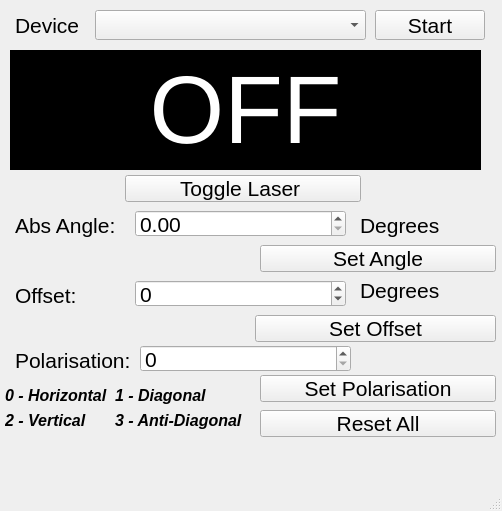
<?xml version="1.0" encoding="UTF-8"?>
<ui version="4.0">
 <class>main_window</class>
 <widget class="QMainWindow" name="main_window">
  <property name="geometry">
   <rect>
    <x>0</x>
    <y>0</y>
    <width>502</width>
    <height>511</height>
   </rect>
  </property>
  <property name="font">
   <font>
    <family>Arial</family>
    <pointsize>16</pointsize>
   </font>
  </property>
  <property name="windowTitle">
   <string>Cute Sender</string>
  </property>
  <property name="windowIcon">
   <iconset>
    <normaloff>icon.png</normaloff>icon.png</iconset>
  </property>
  <property name="autoFillBackground">
   <bool>false</bool>
  </property>
  <widget class="QWidget" name="centralwidget">
   <widget class="QPushButton" name="buttonStart">
    <property name="geometry">
     <rect>
      <x>375</x>
      <y>10</y>
      <width>110</width>
      <height>30</height>
     </rect>
    </property>
    <property name="sizePolicy">
     <sizepolicy hsizetype="Minimum" vsizetype="Fixed">
      <horstretch>0</horstretch>
      <verstretch>0</verstretch>
     </sizepolicy>
    </property>
    <property name="font">
     <font>
      <family>Arial</family>
      <pointsize>16</pointsize>
     </font>
    </property>
    <property name="text">
     <string>Start</string>
    </property>
   </widget>
   <widget class="QComboBox" name="deviceBox">
    <property name="geometry">
     <rect>
      <x>95</x>
      <y>10</y>
      <width>271</width>
      <height>30</height>
     </rect>
    </property>
    <property name="sizePolicy">
     <sizepolicy hsizetype="Fixed" vsizetype="Fixed">
      <horstretch>0</horstretch>
      <verstretch>0</verstretch>
     </sizepolicy>
    </property>
    <property name="font">
     <font>
      <family>Arial</family>
      <pointsize>16</pointsize>
     </font>
    </property>
    <property name="editable">
     <bool>false</bool>
    </property>
    <property name="maxCount">
     <number>100</number>
    </property>
    <property name="sizeAdjustPolicy">
     <enum>QComboBox::AdjustToMinimumContentsLengthWithIcon</enum>
    </property>
    <property name="minimumContentsLength">
     <number>300</number>
    </property>
   </widget>
   <widget class="QLabel" name="deviceName">
    <property name="geometry">
     <rect>
      <x>15</x>
      <y>10</y>
      <width>66</width>
      <height>30</height>
     </rect>
    </property>
    <property name="font">
     <font>
      <family>Arial</family>
      <pointsize>16</pointsize>
      <weight>50</weight>
      <italic>false</italic>
      <bold>false</bold>
     </font>
    </property>
    <property name="text">
     <string>Device</string>
    </property>
   </widget>
   <widget class="QLabel" name="labelPower">
    <property name="geometry">
     <rect>
      <x>10</x>
      <y>50</y>
      <width>471</width>
      <height>120</height>
     </rect>
    </property>
    <property name="palette">
     <palette>
      <active>
       <colorrole role="WindowText">
        <brush brushstyle="SolidPattern">
         <color alpha="255">
          <red>255</red>
          <green>255</green>
          <blue>255</blue>
         </color>
        </brush>
       </colorrole>
       <colorrole role="Button">
        <brush brushstyle="SolidPattern">
         <color alpha="255">
          <red>0</red>
          <green>0</green>
          <blue>0</blue>
         </color>
        </brush>
       </colorrole>
       <colorrole role="Light">
        <brush brushstyle="SolidPattern">
         <color alpha="255">
          <red>0</red>
          <green>0</green>
          <blue>0</blue>
         </color>
        </brush>
       </colorrole>
       <colorrole role="Midlight">
        <brush brushstyle="SolidPattern">
         <color alpha="255">
          <red>0</red>
          <green>0</green>
          <blue>0</blue>
         </color>
        </brush>
       </colorrole>
       <colorrole role="Dark">
        <brush brushstyle="SolidPattern">
         <color alpha="255">
          <red>0</red>
          <green>0</green>
          <blue>0</blue>
         </color>
        </brush>
       </colorrole>
       <colorrole role="Mid">
        <brush brushstyle="SolidPattern">
         <color alpha="255">
          <red>0</red>
          <green>0</green>
          <blue>0</blue>
         </color>
        </brush>
       </colorrole>
       <colorrole role="Text">
        <brush brushstyle="SolidPattern">
         <color alpha="255">
          <red>255</red>
          <green>255</green>
          <blue>255</blue>
         </color>
        </brush>
       </colorrole>
       <colorrole role="BrightText">
        <brush brushstyle="SolidPattern">
         <color alpha="255">
          <red>255</red>
          <green>255</green>
          <blue>255</blue>
         </color>
        </brush>
       </colorrole>
       <colorrole role="ButtonText">
        <brush brushstyle="SolidPattern">
         <color alpha="255">
          <red>255</red>
          <green>255</green>
          <blue>255</blue>
         </color>
        </brush>
       </colorrole>
       <colorrole role="Base">
        <brush brushstyle="SolidPattern">
         <color alpha="255">
          <red>0</red>
          <green>0</green>
          <blue>0</blue>
         </color>
        </brush>
       </colorrole>
       <colorrole role="Window">
        <brush brushstyle="SolidPattern">
         <color alpha="255">
          <red>0</red>
          <green>0</green>
          <blue>0</blue>
         </color>
        </brush>
       </colorrole>
       <colorrole role="Shadow">
        <brush brushstyle="SolidPattern">
         <color alpha="255">
          <red>0</red>
          <green>0</green>
          <blue>0</blue>
         </color>
        </brush>
       </colorrole>
       <colorrole role="AlternateBase">
        <brush brushstyle="SolidPattern">
         <color alpha="255">
          <red>0</red>
          <green>0</green>
          <blue>0</blue>
         </color>
        </brush>
       </colorrole>
       <colorrole role="ToolTipBase">
        <brush brushstyle="SolidPattern">
         <color alpha="255">
          <red>255</red>
          <green>255</green>
          <blue>220</blue>
         </color>
        </brush>
       </colorrole>
       <colorrole role="ToolTipText">
        <brush brushstyle="SolidPattern">
         <color alpha="255">
          <red>0</red>
          <green>0</green>
          <blue>0</blue>
         </color>
        </brush>
       </colorrole>
      </active>
      <inactive>
       <colorrole role="WindowText">
        <brush brushstyle="SolidPattern">
         <color alpha="255">
          <red>255</red>
          <green>255</green>
          <blue>255</blue>
         </color>
        </brush>
       </colorrole>
       <colorrole role="Button">
        <brush brushstyle="SolidPattern">
         <color alpha="255">
          <red>0</red>
          <green>0</green>
          <blue>0</blue>
         </color>
        </brush>
       </colorrole>
       <colorrole role="Light">
        <brush brushstyle="SolidPattern">
         <color alpha="255">
          <red>0</red>
          <green>0</green>
          <blue>0</blue>
         </color>
        </brush>
       </colorrole>
       <colorrole role="Midlight">
        <brush brushstyle="SolidPattern">
         <color alpha="255">
          <red>0</red>
          <green>0</green>
          <blue>0</blue>
         </color>
        </brush>
       </colorrole>
       <colorrole role="Dark">
        <brush brushstyle="SolidPattern">
         <color alpha="255">
          <red>0</red>
          <green>0</green>
          <blue>0</blue>
         </color>
        </brush>
       </colorrole>
       <colorrole role="Mid">
        <brush brushstyle="SolidPattern">
         <color alpha="255">
          <red>0</red>
          <green>0</green>
          <blue>0</blue>
         </color>
        </brush>
       </colorrole>
       <colorrole role="Text">
        <brush brushstyle="SolidPattern">
         <color alpha="255">
          <red>255</red>
          <green>255</green>
          <blue>255</blue>
         </color>
        </brush>
       </colorrole>
       <colorrole role="BrightText">
        <brush brushstyle="SolidPattern">
         <color alpha="255">
          <red>255</red>
          <green>255</green>
          <blue>255</blue>
         </color>
        </brush>
       </colorrole>
       <colorrole role="ButtonText">
        <brush brushstyle="SolidPattern">
         <color alpha="255">
          <red>255</red>
          <green>255</green>
          <blue>255</blue>
         </color>
        </brush>
       </colorrole>
       <colorrole role="Base">
        <brush brushstyle="SolidPattern">
         <color alpha="255">
          <red>0</red>
          <green>0</green>
          <blue>0</blue>
         </color>
        </brush>
       </colorrole>
       <colorrole role="Window">
        <brush brushstyle="SolidPattern">
         <color alpha="255">
          <red>0</red>
          <green>0</green>
          <blue>0</blue>
         </color>
        </brush>
       </colorrole>
       <colorrole role="Shadow">
        <brush brushstyle="SolidPattern">
         <color alpha="255">
          <red>0</red>
          <green>0</green>
          <blue>0</blue>
         </color>
        </brush>
       </colorrole>
       <colorrole role="AlternateBase">
        <brush brushstyle="SolidPattern">
         <color alpha="255">
          <red>0</red>
          <green>0</green>
          <blue>0</blue>
         </color>
        </brush>
       </colorrole>
       <colorrole role="ToolTipBase">
        <brush brushstyle="SolidPattern">
         <color alpha="255">
          <red>255</red>
          <green>255</green>
          <blue>220</blue>
         </color>
        </brush>
       </colorrole>
       <colorrole role="ToolTipText">
        <brush brushstyle="SolidPattern">
         <color alpha="255">
          <red>0</red>
          <green>0</green>
          <blue>0</blue>
         </color>
        </brush>
       </colorrole>
      </inactive>
      <disabled>
       <colorrole role="WindowText">
        <brush brushstyle="SolidPattern">
         <color alpha="255">
          <red>0</red>
          <green>0</green>
          <blue>0</blue>
         </color>
        </brush>
       </colorrole>
       <colorrole role="Button">
        <brush brushstyle="SolidPattern">
         <color alpha="255">
          <red>0</red>
          <green>0</green>
          <blue>0</blue>
         </color>
        </brush>
       </colorrole>
       <colorrole role="Light">
        <brush brushstyle="SolidPattern">
         <color alpha="255">
          <red>0</red>
          <green>0</green>
          <blue>0</blue>
         </color>
        </brush>
       </colorrole>
       <colorrole role="Midlight">
        <brush brushstyle="SolidPattern">
         <color alpha="255">
          <red>0</red>
          <green>0</green>
          <blue>0</blue>
         </color>
        </brush>
       </colorrole>
       <colorrole role="Dark">
        <brush brushstyle="SolidPattern">
         <color alpha="255">
          <red>0</red>
          <green>0</green>
          <blue>0</blue>
         </color>
        </brush>
       </colorrole>
       <colorrole role="Mid">
        <brush brushstyle="SolidPattern">
         <color alpha="255">
          <red>0</red>
          <green>0</green>
          <blue>0</blue>
         </color>
        </brush>
       </colorrole>
       <colorrole role="Text">
        <brush brushstyle="SolidPattern">
         <color alpha="255">
          <red>0</red>
          <green>0</green>
          <blue>0</blue>
         </color>
        </brush>
       </colorrole>
       <colorrole role="BrightText">
        <brush brushstyle="SolidPattern">
         <color alpha="255">
          <red>255</red>
          <green>255</green>
          <blue>255</blue>
         </color>
        </brush>
       </colorrole>
       <colorrole role="ButtonText">
        <brush brushstyle="SolidPattern">
         <color alpha="255">
          <red>0</red>
          <green>0</green>
          <blue>0</blue>
         </color>
        </brush>
       </colorrole>
       <colorrole role="Base">
        <brush brushstyle="SolidPattern">
         <color alpha="255">
          <red>0</red>
          <green>0</green>
          <blue>0</blue>
         </color>
        </brush>
       </colorrole>
       <colorrole role="Window">
        <brush brushstyle="SolidPattern">
         <color alpha="255">
          <red>0</red>
          <green>0</green>
          <blue>0</blue>
         </color>
        </brush>
       </colorrole>
       <colorrole role="Shadow">
        <brush brushstyle="SolidPattern">
         <color alpha="255">
          <red>0</red>
          <green>0</green>
          <blue>0</blue>
         </color>
        </brush>
       </colorrole>
       <colorrole role="AlternateBase">
        <brush brushstyle="SolidPattern">
         <color alpha="255">
          <red>0</red>
          <green>0</green>
          <blue>0</blue>
         </color>
        </brush>
       </colorrole>
       <colorrole role="ToolTipBase">
        <brush brushstyle="SolidPattern">
         <color alpha="255">
          <red>255</red>
          <green>255</green>
          <blue>220</blue>
         </color>
        </brush>
       </colorrole>
       <colorrole role="ToolTipText">
        <brush brushstyle="SolidPattern">
         <color alpha="255">
          <red>0</red>
          <green>0</green>
          <blue>0</blue>
         </color>
        </brush>
       </colorrole>
      </disabled>
     </palette>
    </property>
    <property name="font">
     <font>
      <family>Arial</family>
      <pointsize>72</pointsize>
      <weight>50</weight>
      <italic>false</italic>
      <bold>false</bold>
     </font>
    </property>
    <property name="layoutDirection">
     <enum>Qt::LeftToRight</enum>
    </property>
    <property name="autoFillBackground">
     <bool>true</bool>
    </property>
    <property name="text">
     <string>OFF</string>
    </property>
    <property name="alignment">
     <set>Qt::AlignCenter</set>
    </property>
   </widget>
   <widget class="QPushButton" name="setOffset">
    <property name="geometry">
     <rect>
      <x>255</x>
      <y>315</y>
      <width>241</width>
      <height>27</height>
     </rect>
    </property>
    <property name="text">
     <string>Set Offset</string>
    </property>
   </widget>
   <widget class="QLabel" name="angle">
    <property name="geometry">
     <rect>
      <x>15</x>
      <y>210</y>
      <width>116</width>
      <height>30</height>
     </rect>
    </property>
    <property name="font">
     <font>
      <family>Arial</family>
      <pointsize>16</pointsize>
      <weight>50</weight>
      <italic>false</italic>
      <bold>false</bold>
     </font>
    </property>
    <property name="text">
     <string>Abs Angle:</string>
    </property>
   </widget>
   <widget class="QLabel" name="polarisation">
    <property name="geometry">
     <rect>
      <x>15</x>
      <y>345</y>
      <width>121</width>
      <height>30</height>
     </rect>
    </property>
    <property name="font">
     <font>
      <family>Arial</family>
      <pointsize>16</pointsize>
      <weight>50</weight>
      <italic>false</italic>
      <bold>false</bold>
     </font>
    </property>
    <property name="text">
     <string>Polarisation:</string>
    </property>
   </widget>
   <widget class="QLabel" name="degree0">
    <property name="geometry">
     <rect>
      <x>360</x>
      <y>210</y>
      <width>91</width>
      <height>30</height>
     </rect>
    </property>
    <property name="font">
     <font>
      <family>Arial</family>
      <pointsize>16</pointsize>
      <weight>50</weight>
      <italic>false</italic>
      <bold>false</bold>
     </font>
    </property>
    <property name="text">
     <string>Degrees</string>
    </property>
   </widget>
   <widget class="QLabel" name="offsetLabel">
    <property name="geometry">
     <rect>
      <x>15</x>
      <y>280</y>
      <width>121</width>
      <height>30</height>
     </rect>
    </property>
    <property name="font">
     <font>
      <family>Arial</family>
      <pointsize>16</pointsize>
      <weight>50</weight>
      <italic>false</italic>
      <bold>false</bold>
     </font>
    </property>
    <property name="text">
     <string>Offset:</string>
    </property>
   </widget>
   <widget class="QLabel" name="degree2">
    <property name="geometry">
     <rect>
      <x>360</x>
      <y>275</y>
      <width>91</width>
      <height>30</height>
     </rect>
    </property>
    <property name="font">
     <font>
      <family>Arial</family>
      <pointsize>16</pointsize>
      <weight>50</weight>
      <italic>false</italic>
      <bold>false</bold>
     </font>
    </property>
    <property name="text">
     <string>Degrees</string>
    </property>
   </widget>
   <widget class="QPushButton" name="resetButton">
    <property name="geometry">
     <rect>
      <x>260</x>
      <y>410</y>
      <width>236</width>
      <height>27</height>
     </rect>
    </property>
    <property name="text">
     <string>Reset All</string>
    </property>
   </widget>
   <widget class="QSpinBox" name="polInput">
    <property name="geometry">
     <rect>
      <x>140</x>
      <y>345</y>
      <width>211</width>
      <height>27</height>
     </rect>
    </property>
    <property name="maximum">
     <number>3</number>
    </property>
   </widget>
   <widget class="QDoubleSpinBox" name="angleInput">
    <property name="geometry">
     <rect>
      <x>135</x>
      <y>210</y>
      <width>211</width>
      <height>27</height>
     </rect>
    </property>
    <property name="maximum">
     <double>360.000000000000000</double>
    </property>
   </widget>
   <widget class="QSpinBox" name="offsetInput">
    <property name="geometry">
     <rect>
      <x>135</x>
      <y>280</y>
      <width>211</width>
      <height>27</height>
     </rect>
    </property>
    <property name="minimum">
     <number>-719</number>
    </property>
    <property name="maximum">
     <number>719</number>
    </property>
   </widget>
   <widget class="QPushButton" name="goToPol">
    <property name="geometry">
     <rect>
      <x>260</x>
      <y>375</y>
      <width>236</width>
      <height>27</height>
     </rect>
    </property>
    <property name="text">
     <string>Set Polarisation</string>
    </property>
   </widget>
   <widget class="QPushButton" name="goToAngle">
    <property name="geometry">
     <rect>
      <x>260</x>
      <y>245</y>
      <width>236</width>
      <height>27</height>
     </rect>
    </property>
    <property name="text">
     <string>Set Angle</string>
    </property>
   </widget>
   <widget class="QPushButton" name="toggle">
    <property name="geometry">
     <rect>
      <x>125</x>
      <y>175</y>
      <width>236</width>
      <height>27</height>
     </rect>
    </property>
    <property name="text">
     <string>Toggle Laser </string>
    </property>
   </widget>
   <widget class="QLabel" name="deviceName_2">
    <property name="geometry">
     <rect>
      <x>5</x>
      <y>380</y>
      <width>106</width>
      <height>31</height>
     </rect>
    </property>
    <property name="font">
     <font>
      <family>Ubuntu</family>
      <pointsize>12</pointsize>
      <weight>75</weight>
      <italic>true</italic>
      <bold>true</bold>
     </font>
    </property>
    <property name="text">
     <string>0 - Horizontal</string>
    </property>
   </widget>
   <widget class="QLabel" name="deviceName_3">
    <property name="geometry">
     <rect>
      <x>5</x>
      <y>405</y>
      <width>106</width>
      <height>31</height>
     </rect>
    </property>
    <property name="font">
     <font>
      <family>Ubuntu</family>
      <pointsize>12</pointsize>
      <weight>75</weight>
      <italic>true</italic>
      <bold>true</bold>
     </font>
    </property>
    <property name="text">
     <string>2 - Vertical</string>
    </property>
   </widget>
   <widget class="QLabel" name="deviceName_5">
    <property name="geometry">
     <rect>
      <x>115</x>
      <y>405</y>
      <width>136</width>
      <height>31</height>
     </rect>
    </property>
    <property name="font">
     <font>
      <family>Ubuntu</family>
      <pointsize>12</pointsize>
      <weight>75</weight>
      <italic>true</italic>
      <bold>true</bold>
     </font>
    </property>
    <property name="text">
     <string>3 - Anti-Diagonal</string>
    </property>
   </widget>
   <widget class="QLabel" name="deviceName_4">
    <property name="geometry">
     <rect>
      <x>115</x>
      <y>380</y>
      <width>106</width>
      <height>31</height>
     </rect>
    </property>
    <property name="font">
     <font>
      <family>Ubuntu</family>
      <pointsize>12</pointsize>
      <weight>75</weight>
      <italic>true</italic>
      <bold>true</bold>
     </font>
    </property>
    <property name="text">
     <string>1 - Diagonal</string>
    </property>
   </widget>
  </widget>
  <widget class="QMenuBar" name="menubar">
   <property name="geometry">
    <rect>
     <x>0</x>
     <y>0</y>
     <width>502</width>
     <height>21</height>
    </rect>
   </property>
  </widget>
  <widget class="QStatusBar" name="statusbar"/>
 </widget>
 <resources/>
 <connections/>
 <designerdata>
  <property name="gridDeltaX">
   <number>5</number>
  </property>
  <property name="gridDeltaY">
   <number>5</number>
  </property>
  <property name="gridSnapX">
   <bool>true</bool>
  </property>
  <property name="gridSnapY">
   <bool>true</bool>
  </property>
  <property name="gridVisible">
   <bool>true</bool>
  </property>
 </designerdata>
</ui>
